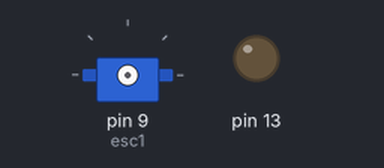
A sketch run on a simulated Arduino Uno, built with avr-gcc and run on an emulated ATmega328P. Shown: servo, output pins drawn as LEDs (lit = HIGH).

Above: at 0.1 s.
At 5.6 s:
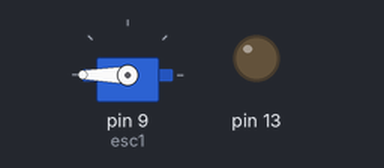
At 8.6 s:
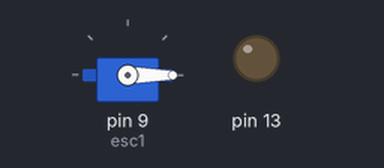
Timing chart, 0 to 10.1 s (numbered marks = the images above):
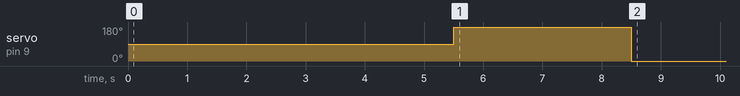

The sketch:

software_pwm_test.ino
```cpp
#include <Servo.h>

Servo esc1;
Servo esc2;


void setup() {
  delay(5000);
  esc1.attach(9,1000,2000);


  pinMode(13, OUTPUT);

delay(500);

  esc1.writeMicroseconds(2000);
  delay(3000);
  esc1.writeMicroseconds(1000);
  delay(3000);

}

void loop() {
  //  esc1.writeMicroseconds(1050);
//  delay(3000);


}
```
